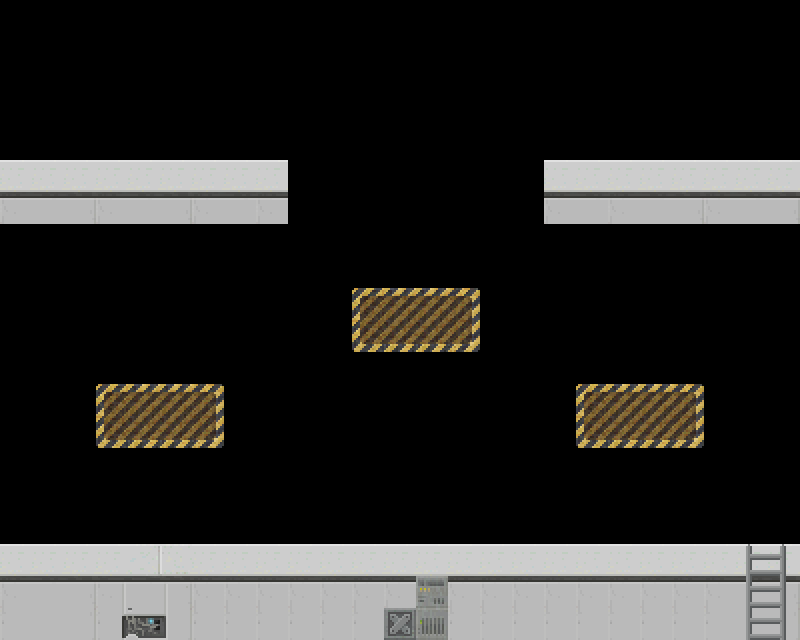

This is a level from a 2D game, rendered from its Tiled map with the project's own tilesets. A one-line summary and the complete map file follow:
An orthogonal 25x20 tile map with 32x32 px tiles, 1 tile layer (Tile Layer 1).

<map version="1.2" tiledversion="1.2.3" orientation="orthogonal" renderorder="right-down" width="25" height="20" tilewidth="32" tileheight="32" infinite="0" nextlayerid="2" nextobjectid="1">
 <tileset firstgid="1" name="Level1" tilewidth="32" tileheight="32" tilecount="805" columns="35">
  <image source="Level1.png" width="1120" height="736" />
 </tileset>
 <layer id="1" name="Tile Layer 1" width="25" height="20">
  <data encoding="csv">
0,0,0,0,0,0,0,0,0,0,0,0,0,0,0,0,0,0,0,0,0,0,0,0,0,
0,0,0,0,0,0,0,0,0,0,0,0,0,0,0,0,0,0,0,0,0,0,0,0,0,
0,0,0,0,0,0,0,0,0,0,0,0,0,0,0,0,0,0,0,0,0,0,0,0,0,
0,0,0,0,0,0,0,0,0,0,0,0,0,0,0,0,0,0,0,0,0,0,0,0,0,
0,0,0,0,0,0,0,0,0,0,0,0,0,0,0,0,0,0,0,0,0,0,0,0,0,
211,212,213,211,212,213,211,212,211,0,0,0,0,0,0,0,0,211,212,211,212,213,211,212,213,
246,247,248,246,247,248,246,247,246,0,0,0,0,0,0,0,0,246,247,246,247,248,246,247,248,
0,0,0,0,0,0,0,0,0,0,0,0,0,0,0,0,0,0,0,0,0,0,0,0,0,
0,0,0,0,0,0,0,0,0,0,0,0,0,0,0,0,0,0,0,0,0,0,0,0,0,
0,0,0,0,0,0,0,0,0,0,0,146,300,300,147,0,0,0,0,0,0,0,0,0,0,
0,0,0,0,0,0,0,0,0,0,0,181,370,370,182,0,0,0,0,0,0,0,0,0,0,
0,0,0,0,0,0,0,0,0,0,0,0,0,0,0,0,0,0,0,0,0,0,0,0,0,
0,0,0,299,300,300,301,0,0,0,0,0,0,0,0,0,0,0,299,300,300,301,0,0,0,
0,0,0,369,370,370,371,0,0,0,0,0,0,0,0,0,0,0,369,370,370,371,0,0,0,
0,0,0,0,0,0,0,0,0,0,0,0,0,0,0,0,0,0,0,0,0,0,0,0,0,
0,0,0,0,0,0,0,0,0,0,0,0,0,0,0,0,0,0,0,0,0,0,0,0,0,
0,0,0,0,0,0,0,0,0,0,0,0,0,0,0,0,0,0,0,0,0,0,0,0,0,
211,212,213,214,215,216,217,211,211,211,211,211,211,211,211,211,211,211,211,211,211,211,211,218,219,
246,247,248,249,250,251,252,246,246,246,246,246,246,143,246,246,246,246,246,246,246,246,246,253,254,
281,282,283,284,285,286,287,281,281,281,281,281,179,178,281,281,281,281,281,281,281,281,281,288,289
</data>
 </layer>
</map>
